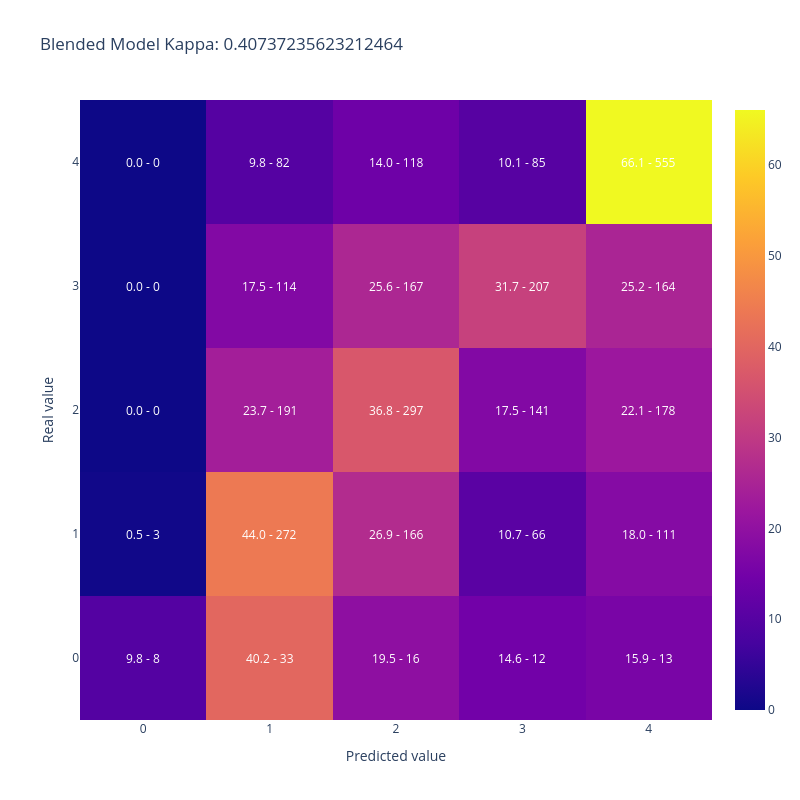

The code cell stored with this chart in its notebook:
### Code cell
plot_confusion_matrix(merged_datasets['AdoptionSpeed'],
                      merged_datasets['blend_pred_score'].apply(np.argmax), 
                    title = 'Blended Model Kappa: ' + str(cohen_kappa_score(merged_datasets['AdoptionSpeed'],
                                                                   merged_datasets['blend_pred_score'].apply(np.argmax), 
                                                                    weights='quadratic')))

### Figure 1 — Plotly figure (JSON) as saved in the notebook; plotly's stock layout.template omitted (floating-point values rounded to 4 significant figures)
{"data": [{"type": "heatmap", "x": [0, 1, 2, 3, 4], "y": [0, 1, 2, 3, 4], "z": [[9.756, 40.24, 19.51, 14.63, 15.85], [0.4854, 44.01, 26.86, 10.68, 17.96], [0.0, 23.67, 36.8, 17.47, 22.06], [0.0, 17.48, 25.61, 31.75, 25.15], [0.0, 9.762, 14.05, 10.12, 66.07]]}], "layout": {"annotations": [{"font": {"color": "white"}, "showarrow": false, "text": "9.8 - 8", "x": 0, "xref": "x", "y": 0, "yref": "y"}, {"font": {"color": "white"}, "showarrow": false, "text": "40.2 - 33", "x": 1, "xref": "x", "y": 0, "yref": "y"}, {"font": {"color": "white"}, "showarrow": false, "text": "19.5 - 16", "x": 2, "xref": "x", "y": 0, "yref": "y"}, {"font": {"color": "white"}, "showarrow": false, "text": "14.6 - 12", "x": 3, "xref": "x", "y": 0, "yref": "y"}, {"font": {"color": "white"}, "showarrow": false, "text": "15.9 - 13", "x": 4, "xref": "x", "y": 0, "yref": "y"}, {"font": {"color": "white"}, "showarrow": false, "text": "0.5 - 3", "x": 0, "xref": "x", "y": 1, "yref": "y"}, {"font": {"color": "white"}, "showarrow": false, "text": "44.0 - 272", "x": 1, "xref": "x", "y": 1, "yref": "y"}, {"font": {"color": "white"}, "showarrow": false, "text": "26.9 - 166", "x": 2, "xref": "x", "y": 1, "yref": "y"}, {"font": {"color": "white"}, "showarrow": false, "text": "10.7 - 66", "x": 3, "xref": "x", "y": 1, "yref": "y"}, {"font": {"color": "white"}, "showarrow": false, "text": "18.0 - 111", "x": 4, "xref": "x", "y": 1, "yref": "y"}, {"font": {"color": "white"}, "showarrow": false, "text": "0.0 - 0", "x": 0, "xref": "x", "y": 2, "yref": "y"}, {"font": {"color": "white"}, "showarrow": false, "text": "23.7 - 191", "x": 1, "xref": "x", "y": 2, "yref": "y"}, {"font": {"color": "white"}, "showarrow": false, "text": "36.8 - 297", "x": 2, "xref": "x", "y": 2, "yref": "y"}, {"font": {"color": "white"}, "showarrow": false, "text": "17.5 - 141", "x": 3, "xref": "x", "y": 2, "yref": "y"}, {"font": {"color": "white"}, "showarrow": false, "text": "22.1 - 178", "x": 4, "xref": "x", "y": 2, "yref": "y"}, {"font": {"color": "white"}, "showarrow": false, "text": "0.0 - 0", "x": 0, "xref": "x", "y": 3, "yref": "y"}, {"font": {"color": "white"}, "showarrow": false, "text": "17.5 - 114", "x": 1, "xref": "x", "y": 3, "yref": "y"}, {"font": {"color": "white"}, "showarrow": false, "text": "25.6 - 167", "x": 2, "xref": "x", "y": 3, "yref": "y"}, {"font": {"color": "white"}, "showarrow": false, "text": "31.7 - 207", "x": 3, "xref": "x", "y": 3, "yref": "y"}, {"font": {"color": "white"}, "showarrow": false, "text": "25.2 - 164", "x": 4, "xref": "x", "y": 3, "yref": "y"}, {"font": {"color": "white"}, "showarrow": false, "text": "0.0 - 0", "x": 0, "xref": "x", "y": 4, "yref": "y"}, {"font": {"color": "white"}, "showarrow": false, "text": "9.8 - 82", "x": 1, "xref": "x", "y": 4, "yref": "y"}, {"font": {"color": "white"}, "showarrow": false, "text": "14.0 - 118", "x": 2, "xref": "x", "y": 4, "yref": "y"}, {"font": {"color": "white"}, "showarrow": false, "text": "10.1 - 85", "x": 3, "xref": "x", "y": 4, "yref": "y"}, {"font": {"color": "white"}, "showarrow": false, "text": "66.1 - 555", "x": 4, "xref": "x", "y": 4, "yref": "y"}], "height": 800, "title": {"text": "Blended Model Kappa: 0.40737235623212464"}, "width": 800, "xaxis": {"title": {"text": "Predicted value"}}, "yaxis": {"title": {"text": "Real value"}}}}
